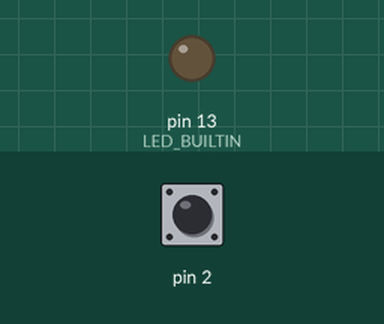
The sketch below on a simulated Arduino Uno, built with avr-gcc and run on an emulated ATmega328P. Shown: output pins drawn as LEDs (lit = HIGH). Dashed ring = blinking. Inputs (shaded band) come from the test bench; at power-on: pin 2 HIGH.

Above: at 1.2 s.
1.3 s: pin 2 pulled LOW for 0.15 s
At 2.1 s:
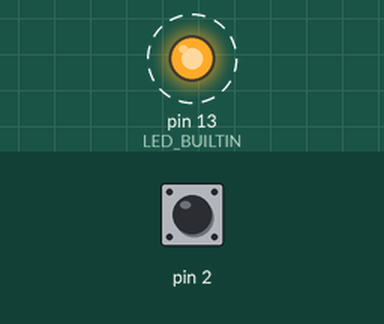
4.4 s: pin 2 pulled LOW for 1 s
At 8.1 s:
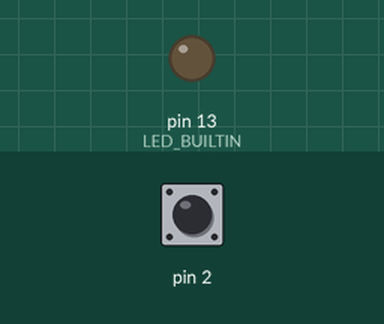
8.4 s: pin 2 pulled LOW for 3.2 s
At 9.2 s:
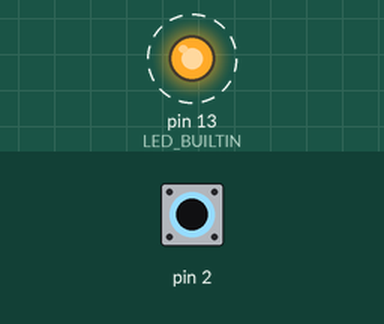
Timing chart, 0 to 15.4 s (numbered marks = the images above; inputs shaded):
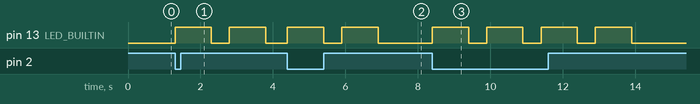

The sketch:

pisemna_prace.ino
```cpp
/*
Zadani:
Naprogramujte Arduino tak, aby po stisku tlačítka
(pin 2) LED na pinu 13 (LED_BUILTIN) dvakrát po
sobě blikla tak, že 1 sekundu svítí a 0,5 sekundy
je zhasnutá. Proveďte praktické zapojení.
*/
void setup() {
  pinMode(LED_BUILTIN, OUTPUT);
  pinMode(2, INPUT_PULLUP);
}

void loop() {
  byte btn = digitalRead(2);
  if (btn == LOW) {
    digitalWrite(LED_BUILTIN, HIGH);
    delay(1000);
    digitalWrite(LED_BUILTIN, LOW);
    delay(500);
    digitalWrite(LED_BUILTIN, HIGH);
    delay(1000);
    digitalWrite(LED_BUILTIN, LOW);
    delay(500);
  }
}
```

Measured:
- after the input at 1.3 s, pin 13 (LED_BUILTIN): alternates HIGH for 1.0 s and LOW for 0.50 s, starting at once
- after the input at 4.4 s, pin 13 (LED_BUILTIN): alternates HIGH for 1.0 s and LOW for 0.50 s, starting at once
- after the input at 8.4 s, pin 13 (LED_BUILTIN): alternates HIGH for 1.0 s and LOW for 0.50 s, 8 changes in all, then stays LOW, starting at once
